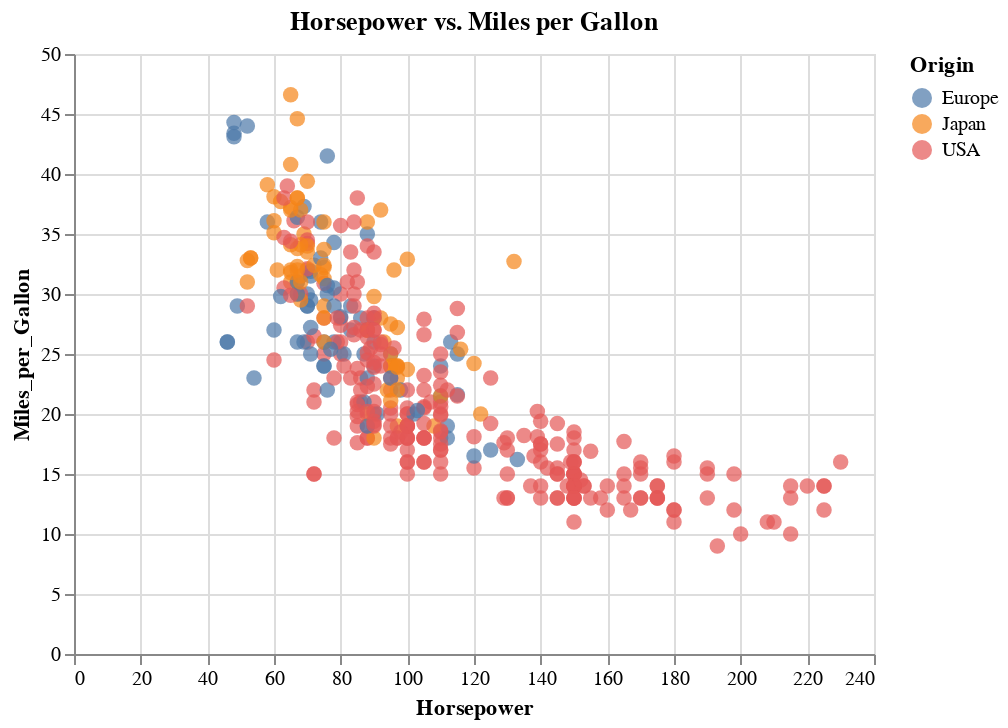

The notebook cell saved with this chart:
### Markdown cell above
The dataset contains the following columns:

Name: The name of the car.
Miles_per_Gallon: Fuel efficiency in miles per gallon.
Cylinders: Number of engine cylinders.
Displacement: Engine displacement in cubic inches.
Horsepower: Engine horsepower.
Weight_in_lbs: Weight of the car in pounds.
Acceleration: Time to accelerate from 0 to 60 mph (in seconds).
Year: Year of the car's model.
Origin: Country of origin (USA, Europe, or Japan).

### Code cell
import altair as alt
from vega_datasets import data

# Load the cars dataset
cars = data.cars()

# Create a scatter plot
scatter_plot = alt.Chart(cars).mark_circle(size=60).encode(
    x='Horsepower',
    y='Miles_per_Gallon',
    color='Origin',
    tooltip=['Name', 'Horsepower', 'Miles_per_Gallon', 'Origin']
).properties(
    title='Horsepower vs. Miles per Gallon'
)

scatter_plot

### Figure 1 — Vega-Lite specification as saved in the notebook (floating-point values rounded to 4 significant figures; data arrays with more than 128 entries replaced by an {"elided": "..."} marker saying what was removed)
{"config": {"view": {"continuousWidth": 400, "continuousHeight": 300}}, "data": {"name": "data-f02450ab61490a1363517a0190416235"}, "mark": {"type": "circle", "size": 60}, "encoding": {"color": {"field": "Origin", "type": "nominal"}, "tooltip": [{"field": "Name", "type": "nominal"}, {"field": "Horsepower", "type": "quantitative"}, {"field": "Miles_per_Gallon", "type": "quantitative"}, {"field": "Origin", "type": "nominal"}], "x": {"field": "Horsepower", "type": "quantitative"}, "y": {"field": "Miles_per_Gallon", "type": "quantitative"}}, "title": "Horsepower vs. Miles per Gallon", "$schema": "https://vega.github.io/schema/vega-lite/v4.17.0.json", "datasets": {"data-f02450ab61490a1363517a0190416235": {"elided": "406 records"}}}
